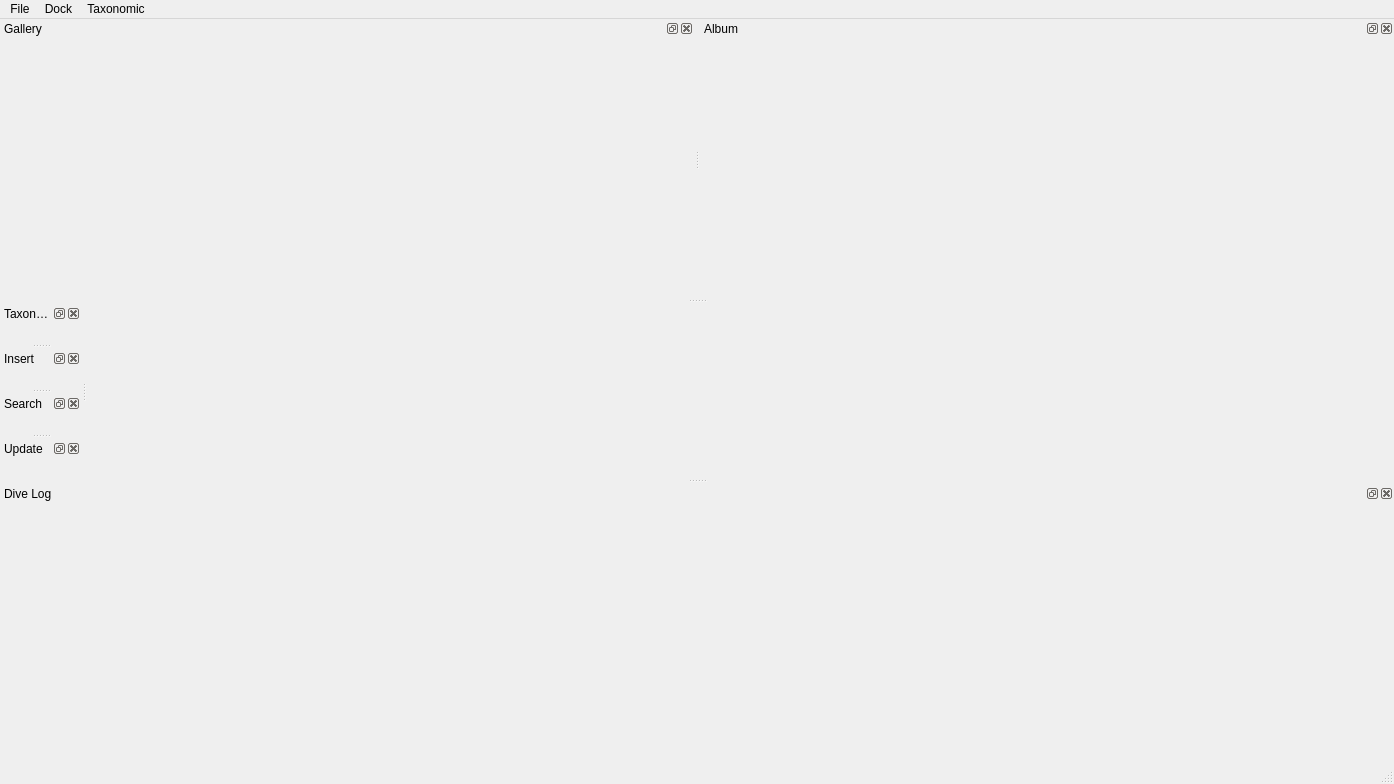
<?xml version="1.0" encoding="UTF-8"?>
<ui version="4.0">
 <class>MainWindow</class>
 <widget class="QMainWindow" name="MainWindow">
  <property name="geometry">
   <rect>
    <x>0</x>
    <y>0</y>
    <width>1394</width>
    <height>784</height>
   </rect>
  </property>
  <property name="windowTitle">
   <string>MainWindow</string>
  </property>
  <property name="tabShape">
   <enum>QTabWidget::Rounded</enum>
  </property>
  <property name="dockNestingEnabled">
   <bool>true</bool>
  </property>
  <widget class="QWidget" name="centralwidget">
   <property name="maximumSize">
    <size>
     <width>16777215</width>
     <height>0</height>
    </size>
   </property>
   <property name="styleSheet">
    <string notr="true"/>
   </property>
   <layout class="QVBoxLayout" name="layoutCentral">
    <property name="spacing">
     <number>2</number>
    </property>
    <property name="leftMargin">
     <number>0</number>
    </property>
    <property name="topMargin">
     <number>0</number>
    </property>
    <property name="rightMargin">
     <number>0</number>
    </property>
    <property name="bottomMargin">
     <number>0</number>
    </property>
   </layout>
  </widget>
  <widget class="QMenuBar" name="menubar">
   <property name="geometry">
    <rect>
     <x>0</x>
     <y>0</y>
     <width>1394</width>
     <height>21</height>
    </rect>
   </property>
   <widget class="QMenu" name="menuDock">
    <property name="title">
     <string>Dock</string>
    </property>
   </widget>
   <widget class="QMenu" name="menuTaxonomic">
    <property name="title">
     <string>Taxonomic</string>
    </property>
    <addaction name="actionExpend_All"/>
    <addaction name="actionCollapse_All"/>
   </widget>
   <widget class="QMenu" name="menuFile">
    <property name="title">
     <string>File</string>
    </property>
    <addaction name="actionSet_Path"/>
   </widget>
   <addaction name="menuFile"/>
   <addaction name="menuDock"/>
   <addaction name="menuTaxonomic"/>
  </widget>
  <widget class="QStatusBar" name="statusbar">
   <property name="enabled">
    <bool>true</bool>
   </property>
   <property name="sizePolicy">
    <sizepolicy hsizetype="Preferred" vsizetype="Fixed">
     <horstretch>0</horstretch>
     <verstretch>0</verstretch>
    </sizepolicy>
   </property>
   <property name="sizeGripEnabled">
    <bool>true</bool>
   </property>
  </widget>
  <widget class="QDockWidget" name="dockWidgetTree">
   <property name="sizePolicy">
    <sizepolicy hsizetype="Minimum" vsizetype="Expanding">
     <horstretch>0</horstretch>
     <verstretch>0</verstretch>
    </sizepolicy>
   </property>
   <property name="minimumSize">
    <size>
     <width>81</width>
     <height>39</height>
    </size>
   </property>
   <property name="maximumSize">
    <size>
     <width>524287</width>
     <height>524287</height>
    </size>
   </property>
   <property name="features">
    <set>QDockWidget::DockWidgetClosable|QDockWidget::DockWidgetFloatable|QDockWidget::DockWidgetMovable</set>
   </property>
   <property name="allowedAreas">
    <set>Qt::AllDockWidgetAreas</set>
   </property>
   <property name="windowTitle">
    <string>Taxonomic Tree</string>
   </property>
   <attribute name="dockWidgetArea">
    <number>1</number>
   </attribute>
   <widget class="QWidget" name="dockWidgetContentsTree">
    <layout class="QVBoxLayout" name="layoutDockWidgetTree">
     <property name="spacing">
      <number>2</number>
     </property>
     <property name="sizeConstraint">
      <enum>QLayout::SetMinimumSize</enum>
     </property>
     <property name="leftMargin">
      <number>0</number>
     </property>
     <property name="topMargin">
      <number>0</number>
     </property>
     <property name="rightMargin">
      <number>0</number>
     </property>
     <property name="bottomMargin">
      <number>0</number>
     </property>
    </layout>
   </widget>
  </widget>
  <widget class="QDockWidget" name="dockWidgetInsert">
   <property name="sizePolicy">
    <sizepolicy hsizetype="Minimum" vsizetype="Minimum">
     <horstretch>0</horstretch>
     <verstretch>0</verstretch>
    </sizepolicy>
   </property>
   <property name="minimumSize">
    <size>
     <width>81</width>
     <height>39</height>
    </size>
   </property>
   <property name="maximumSize">
    <size>
     <width>524287</width>
     <height>524287</height>
    </size>
   </property>
   <property name="allowedAreas">
    <set>Qt::AllDockWidgetAreas</set>
   </property>
   <property name="windowTitle">
    <string>Insert</string>
   </property>
   <attribute name="dockWidgetArea">
    <number>1</number>
   </attribute>
   <widget class="QWidget" name="dockWidgetContentsInsert">
    <layout class="QVBoxLayout" name="layoutDockWidgetInsert">
     <property name="spacing">
      <number>2</number>
     </property>
     <property name="sizeConstraint">
      <enum>QLayout::SetMinimumSize</enum>
     </property>
     <property name="leftMargin">
      <number>0</number>
     </property>
     <property name="topMargin">
      <number>0</number>
     </property>
     <property name="rightMargin">
      <number>0</number>
     </property>
     <property name="bottomMargin">
      <number>0</number>
     </property>
    </layout>
   </widget>
  </widget>
  <widget class="QDockWidget" name="dockWidgetSearch">
   <property name="sizePolicy">
    <sizepolicy hsizetype="Minimum" vsizetype="Minimum">
     <horstretch>0</horstretch>
     <verstretch>0</verstretch>
    </sizepolicy>
   </property>
   <property name="minimumSize">
    <size>
     <width>81</width>
     <height>39</height>
    </size>
   </property>
   <property name="maximumSize">
    <size>
     <width>524287</width>
     <height>524287</height>
    </size>
   </property>
   <property name="allowedAreas">
    <set>Qt::AllDockWidgetAreas</set>
   </property>
   <property name="windowTitle">
    <string>Search</string>
   </property>
   <attribute name="dockWidgetArea">
    <number>1</number>
   </attribute>
   <widget class="QWidget" name="dockWidgetContentsSearch">
    <layout class="QVBoxLayout" name="layoutDockWidgetSearch">
     <property name="spacing">
      <number>2</number>
     </property>
     <property name="sizeConstraint">
      <enum>QLayout::SetMinimumSize</enum>
     </property>
     <property name="leftMargin">
      <number>0</number>
     </property>
     <property name="topMargin">
      <number>0</number>
     </property>
     <property name="rightMargin">
      <number>0</number>
     </property>
     <property name="bottomMargin">
      <number>0</number>
     </property>
    </layout>
   </widget>
  </widget>
  <widget class="QDockWidget" name="dockWidgetUpdate">
   <property name="sizePolicy">
    <sizepolicy hsizetype="Minimum" vsizetype="Minimum">
     <horstretch>0</horstretch>
     <verstretch>0</verstretch>
    </sizepolicy>
   </property>
   <property name="minimumSize">
    <size>
     <width>81</width>
     <height>39</height>
    </size>
   </property>
   <property name="maximumSize">
    <size>
     <width>524287</width>
     <height>524287</height>
    </size>
   </property>
   <property name="allowedAreas">
    <set>Qt::AllDockWidgetAreas</set>
   </property>
   <property name="windowTitle">
    <string>Update</string>
   </property>
   <attribute name="dockWidgetArea">
    <number>1</number>
   </attribute>
   <widget class="QWidget" name="dockWidgetContentsUpdate">
    <property name="styleSheet">
     <string notr="true"/>
    </property>
    <layout class="QVBoxLayout" name="layoutDockWidgetUpdate">
     <property name="spacing">
      <number>2</number>
     </property>
     <property name="sizeConstraint">
      <enum>QLayout::SetMinimumSize</enum>
     </property>
     <property name="leftMargin">
      <number>0</number>
     </property>
     <property name="topMargin">
      <number>0</number>
     </property>
     <property name="rightMargin">
      <number>0</number>
     </property>
     <property name="bottomMargin">
      <number>0</number>
     </property>
    </layout>
   </widget>
  </widget>
  <widget class="QDockWidget" name="dockWidgetDiveLog">
   <property name="sizePolicy">
    <sizepolicy hsizetype="Expanding" vsizetype="Minimum">
     <horstretch>0</horstretch>
     <verstretch>0</verstretch>
    </sizepolicy>
   </property>
   <property name="minimumSize">
    <size>
     <width>81</width>
     <height>193</height>
    </size>
   </property>
   <property name="maximumSize">
    <size>
     <width>524287</width>
     <height>524287</height>
    </size>
   </property>
   <property name="allowedAreas">
    <set>Qt::AllDockWidgetAreas</set>
   </property>
   <property name="windowTitle">
    <string>Dive Log</string>
   </property>
   <attribute name="dockWidgetArea">
    <number>8</number>
   </attribute>
   <widget class="QWidget" name="dockWidgetContentsDiveLog">
    <property name="sizePolicy">
     <sizepolicy hsizetype="Expanding" vsizetype="Minimum">
      <horstretch>0</horstretch>
      <verstretch>0</verstretch>
     </sizepolicy>
    </property>
    <property name="minimumSize">
     <size>
      <width>0</width>
      <height>170</height>
     </size>
    </property>
    <property name="maximumSize">
     <size>
      <width>16777215</width>
      <height>16777215</height>
     </size>
    </property>
    <layout class="QHBoxLayout" name="layoutDockWidgetDivelog">
     <property name="spacing">
      <number>2</number>
     </property>
     <property name="leftMargin">
      <number>0</number>
     </property>
     <property name="topMargin">
      <number>0</number>
     </property>
     <property name="rightMargin">
      <number>0</number>
     </property>
     <property name="bottomMargin">
      <number>2</number>
     </property>
    </layout>
   </widget>
  </widget>
  <widget class="QDockWidget" name="dockWidgetGallery">
   <property name="allowedAreas">
    <set>Qt::AllDockWidgetAreas</set>
   </property>
   <property name="windowTitle">
    <string>Gallery</string>
   </property>
   <attribute name="dockWidgetArea">
    <number>4</number>
   </attribute>
   <widget class="QWidget" name="dockWidgetContentsGallery">
    <layout class="QVBoxLayout" name="layoutDockWidgetGallery">
     <property name="spacing">
      <number>2</number>
     </property>
     <property name="leftMargin">
      <number>0</number>
     </property>
     <property name="topMargin">
      <number>0</number>
     </property>
     <property name="rightMargin">
      <number>0</number>
     </property>
     <property name="bottomMargin">
      <number>0</number>
     </property>
    </layout>
   </widget>
  </widget>
  <widget class="QDockWidget" name="dockWidgetAlbum">
   <property name="allowedAreas">
    <set>Qt::AllDockWidgetAreas</set>
   </property>
   <property name="windowTitle">
    <string>Album</string>
   </property>
   <attribute name="dockWidgetArea">
    <number>4</number>
   </attribute>
   <widget class="QWidget" name="dockWidgetContentsAlbum">
    <layout class="QVBoxLayout" name="layoutDockWidgetAlbum">
     <property name="spacing">
      <number>2</number>
     </property>
     <property name="leftMargin">
      <number>0</number>
     </property>
     <property name="topMargin">
      <number>0</number>
     </property>
     <property name="rightMargin">
      <number>0</number>
     </property>
     <property name="bottomMargin">
      <number>0</number>
     </property>
    </layout>
   </widget>
  </widget>
  <action name="actionExpend_All">
   <property name="text">
    <string>Expend All</string>
   </property>
  </action>
  <action name="actionCollapse_All">
   <property name="text">
    <string>Collapse All</string>
   </property>
  </action>
  <action name="actionSet_Path">
   <property name="text">
    <string>Set Path</string>
   </property>
  </action>
 </widget>
 <resources/>
 <connections/>
</ui>
